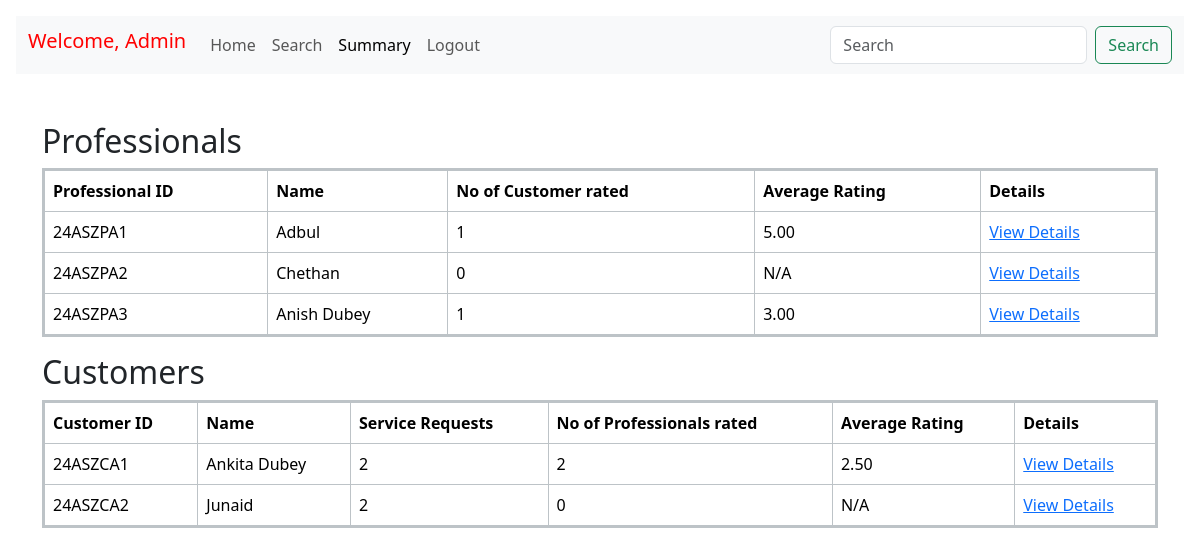
Screenshot of /admin/summary with the database file from the repository.
### models.py (models this page shows, shortened)
class Professional(db.Model):
    __tablename__ = 'Professional'
    professional_id = db.Column(db.String(50),db.ForeignKey('Credential.user_id'), primary_key=True, )
    username=db.Column(db.String(50), nullable=False)
    full_name = db.Column(db.String(50), nullable=False)
    experience = db.Column(db.String(50), nullable=False)
    contact_number = db.Column(db.String(15), nullable=True)
    service_name = db.Column(db.String(100), nullable=False)
    service_id=db.Column(db.String(50),nullable=False)
    document = db.Column(db.Text, nullable=False)
    address = db.Column(db.String(200), nullable=False)
    pin = db.Column(db.Integer(), nullable=False)
    status = db.Column(db.String(10), default='active')
    registration_date = db.Column(db.DateTime, default=datetime.utcnow)
    services_booked = db.relationship('ServiceBooked', backref='professional', lazy=True)

class Customer(db.Model):
    __tablename__ = 'Customer'
    customer_id = db.Column(db.String(50),  db.ForeignKey('Credential.user_id'),primary_key=True)
    username=db.Column(db.String(50), nullable=False)
    full_name = db.Column(db.String(50), nullable=False)
    address = db.Column(db.String(200), nullable=False)
    contact = db.Column(db.String(15), nullable=True)
    pin = db.Column(db.Integer(), nullable=False)
    status = db.Column(db.String(10), default='active')
    registration_date = db.Column(db.DateTime, default=datetime.utcnow)
    requests = db.relationship('ServiceBooked', backref='customer', lazy=True)

### routes.py (the view)
@app.route("/admin/summary")
def admin_summary():
    professional_ratings = db.session.query(
        Professional.professional_id.label("professional_id"),
        Professional.full_name.label("professional_name"),
        db.func.count(
            case(
                (ServiceBooked.rating_by_user.isnot(None), ServiceBooked.rating_by_professional),
                else_=None  # Count only valid ratings
            )
        ).label("ratings_given"),
        db.func.avg(
            case(
                (ServiceBooked.rating_by_user.isnot(None), ServiceBooked.rating_by_user),
                else_=None  # Exclude null ratings
            )
        ).label("average_rating"),
        db.func.count(ServiceBooked.rating_by_user).label("rating_count")  # Count valid ratings
    ).join(ServiceBooked, Professional.professional_id == ServiceBooked.professional_id, isouter=True) \
     .group_by(Professional.professional_id, Professional.full_name).all()
    customer_summary = db.session.query(
        Customer.customer_id.label("customer_id"),
        Customer.full_name.label("customer_name"),
        db.func.count(ServiceBooked.booking_id).label("service_requests_count"),  # Count service requests
        db.func.count(
            case(
                (ServiceBooked.rating_by_user.isnot(None), ServiceBooked.rating_by_professional),
                else_=None  # Count only valid ratings
            )
        ).label("ratings_given"),  # Count ratings given by customer
        db.func.avg(
            case(
                (ServiceBooked.rating_by_user.isnot(None), ServiceBooked.rating_by_professional),
                else_=None  # Count only valid ratings
            )
        ).label("average_rating")
    ).join(ServiceBooked, Customer.customer_id == ServiceBooked.customer_id, isouter=True) \
     .group_by(Customer.customer_id, Customer.full_name).all()
    return render_template(
        "Admin/Summary.html",
        professional_ratings=professional_ratings,
        customer_summary=customer_summary
    )

### templates/Admin/Summary.html (shortened to what this page needs)
<!doctype html>
<html lang="en">
  <head>
    <link href="https://cdn.jsdelivr.net/npm/bootstrap@5.3.3/dist/css/bootstrap.min.css" rel="stylesheet">
    <link href="https://getbootstrap.com/docs/5.3/assets/css/docs.css" rel="stylesheet">
  </head>
  <body class="p-3 m-0 border-0 bd-example m-0 border-0">
    <nav class="navbar navbar-expand-lg bg-body-tertiary" style="background-color:#0d76ff;text-align: center;">
      <div class="container-fluid">
        <h1 class="navbar-brand" style="color:rgb(255, 0, 0);">Welcome, Admin</h1>
        <div class="collapse navbar-collapse" id="navbarSupportedContent" >
          <ul class="navbar-nav me-auto mb-2 mb-lg-0" >
            <li class="nav-item">
              <a class="nav-link" href="{{url_for('admin_home')}}">Home</a>
            </li>
            <li class="nav-item">
              <a class="nav-link" href="{{url_for('admin_search')}}">Search</a>
            </li>
            <li class="nav-item">
              <a class="nav-link active" aria-current="page" href="#">Summary</a>
            </li>
            <li class="nav-item">
              <a class="nav-link" href="{{url_for('login')}}">Logout</a>
            </li>
          </ul>
          <form class="d-flex" role="search">
            <input class="form-control me-2" type="search" placeholder="Search" aria-label="Search">
            <button class="btn btn-outline-success" type="submit">Search</button>
          </form>
        </div>
      </div>
    </nav>
      <div class="container mt-5">
        <body>
          <h2>Professionals</h2>
          <table class="table table-bordered" style="border: 3px solid #bdc3c7; border-collapse: collapse;">              <thead>
                  <tr>
                      <th>Professional ID</th>
                      <th>Name</th>
                      <th>No of Customer rated</th>
                      <th>Average Rating</th>
                      <th>Details</th>
                  </tr>
              </thead>
              <tbody>
                  {% for pro in professional_ratings %}
                  <tr>
                      <td>{{ pro.professional_id }}</td>
                      <td>{{ pro.professional_name }}</td>
                      <td>{{ pro.ratings_given }}</td>
                      <td>{{ "%.2f" % pro.average_rating if pro.average_rating else "N/A" }}</td>
                      <td>
                          <a href="{{ url_for('professional_details', professional_id=pro.professional_id) }}">
                              View Details
                          </a>
                      </td>
                  </tr>
                  {% endfor %}
              </tbody>
          </table>
          <h2>Customers</h2>
          <table class="table table-bordered" style="border: 3px solid #bdc3c7; border-collapse: collapse;">              <thead>
                  <tr>
                      <th>Customer ID</th>
                      <th>Name</th>
                      <th>Service Requests</th>
                      <th>No of Professionals rated</th>
                      <th>Average Rating</th>
                      <th>Details</th>
                  </tr>
              </thead>
              <tbody>
                  {% for cust in customer_summary %}
                  <tr>
                      <td>{{ cust.customer_id }}</td>
                      <td>{{ cust.customer_name }}</td>
                      <td>{{ cust.service_requests_count }}</td>
                      <td>{{ cust.ratings_given }}</td>
                      <td>{{ "%.2f" % cust.average_rating if cust.average_rating else "N/A" }}</td>
                      <td>
                          <a href="{{ url_for('customer_details', customer_id=cust.customer_id) }}">
                              View Details
                          </a>
                      </td>
                  </tr>
                  {% endfor %}
              </tbody>
          </table>
        </div>
  </body>
</html>

### rows the page displays
Professional: professional_id "24ASZPA1", professional_name "Adbul", ratings_given "1", average_rating "5.00"
Professional: professional_id "24ASZPA2", professional_name "Chethan", ratings_given "0", average_rating "N/A"
Professional: professional_id "24ASZPA3", professional_name "Anish Dubey", ratings_given "1", average_rating "3.00"
Customer: customer_id "24ASZCA1", customer_name "Ankita Dubey", service_requests_count "2", ratings_given "2", average_rating "2.50"
Customer: customer_id "24ASZCA2", customer_name "Junaid", service_requests_count "2", ratings_given "0", average_rating "N/A"
